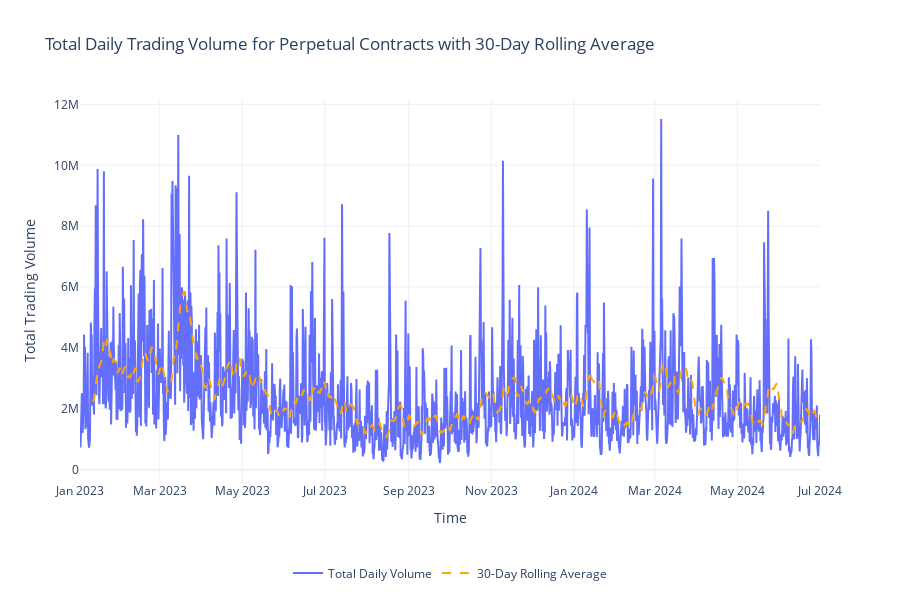

Notebook cell for this chart:
### Code cell
import pandas as pd
import plotly.graph_objects as go

# Load the CSV file
file_path = './data/all_exchanges.csv' 
df = pd.read_csv(file_path)

# Filter for perpetual contracts only
perp_df = df[df['contract'] == 'perpetual']

# Convert 'time' to datetime format
perp_df['time'] = pd.to_datetime(perp_df['time'])

# Group by time and sum the volume
daily_volume = perp_df.groupby('time')['volume'].sum().reset_index()

# Calculate the 30-day rolling average for daily volume
daily_volume['30_day_rolling_avg'] = daily_volume['volume'].rolling(window=30).mean()

# Plotting
fig = go.Figure()

# Plot the actual daily volume
fig.add_trace(go.Scatter(
    x=daily_volume['time'],
    y=daily_volume['volume'],
    mode='lines',
    name='Total Daily Volume',
    line=dict(width=2)
))

# Plot the 30-day rolling average
fig.add_trace(go.Scatter(
    x=daily_volume['time'],
    y=daily_volume['30_day_rolling_avg'],
    mode='lines',
    name='30-Day Rolling Average',
    line=dict(width=2, color='orange', dash='dash')  # Different style for the rolling average
))

fig.update_layout(
    title="Total Daily Trading Volume for Perpetual Contracts with 30-Day Rolling Average",
    xaxis_title="Time",
    yaxis_title="Total Trading Volume",
    template='plotly_white',
    hovermode='x unified',
    width=900,
    height=600,
    legend=dict(orientation='h', x=0.5, y=-0.2, xanchor='center')
)

fig.show()

### Figure 1 — Plotly figure (JSON) as saved in the notebook; plotly's stock layout.template omitted (floating-point values rounded to 4 significant figures; data arrays with more than 128 entries replaced by an {"elided": "..."} marker saying what was removed)
{"data": [{"line": {"width": 2}, "mode": "lines", "name": "Total Daily Volume", "type": "scatter", "x": {"elided": "1642 str values"}, "y": {"elided": "1642 float values"}}, {"line": {"color": "orange", "dash": "dash", "width": 2}, "mode": "lines", "name": "30-Day Rolling Average", "type": "scatter", "x": {"elided": "1642 str values"}, "y": {"elided": "1642 float values"}}], "layout": {"height": 600, "hovermode": "x unified", "legend": {"orientation": "h", "x": 0.5, "xanchor": "center", "y": -0.2}, "title": {"text": "Total Daily Trading Volume for Perpetual Contracts with 30-Day Rolling Average"}, "width": 900, "xaxis": {"title": {"text": "Time"}}, "yaxis": {"title": {"text": "Total Trading Volume"}}}}
